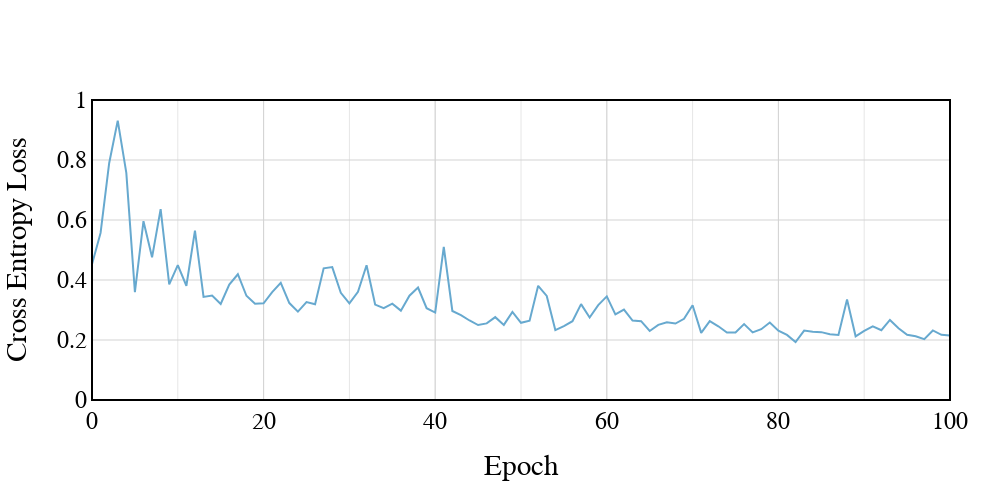

Notebook source saved alongside this figure:
### Code cell
# Change renderer according to your IDE
plot_logs(
    binary_val_loss,
    metric_col="Value",
    renderer="jupyterlab",
    width=1000,
    height=500,
    yaxis=dict(
        title="Cross Entropy Loss",
        title_standoff=25,
        range=[0, 1],
        showgrid=True,
        gridcolor="#D3D3D3"
    )
)

### Figure 1 — Plotly figure (JSON) as saved in the notebook; plotly's stock layout.template omitted (floating-point values rounded to 4 significant figures)
{"data": [{"line": {"color": "#67a9cf"}, "mode": "lines", "type": "scatter", "x": [0, 1, 2, 3, 4, 5, 6, 7, 8, 9, 10, 11, 12, 13, 14, 15, 16, 17, 18, 19, 20, 21, 22, 23, 24, 25, 26, 27, 28, 29, 30, 31, 32, 33, 34, 35, 36, 37, 38, 39, 40, 41, 42, 43, 44, 45, 46, 47, 48, 49, 50, 51, 52, 53, 54, 55, 56, 57, 58, 59, 60, 61, 62, 63, 64, 65, 66, 67, 68, 69, 70, 71, 72, 73, 74, 75, 76, 77, 78, 79, 80, 81, 82, 83, 84, 85, 86, 87, 88, 89, 90, 91, 92, 93, 94, 95, 96, 97, 98, 99, 100], "y": [0.4524, 0.557, 0.7894, 0.9312, 0.757, 0.3595, 0.596, 0.4755, 0.636, 0.3855, 0.4493, 0.3809, 0.5647, 0.3437, 0.3483, 0.3201, 0.3848, 0.4192, 0.3475, 0.3211, 0.3225, 0.3594, 0.3908, 0.3231, 0.2945, 0.3262, 0.3189, 0.4391, 0.443, 0.3571, 0.322, 0.3607, 0.4491, 0.3181, 0.3059, 0.3212, 0.2979, 0.3477, 0.3748, 0.3061, 0.2916, 0.5107, 0.2968, 0.2832, 0.2651, 0.25, 0.2554, 0.2762, 0.2503, 0.2938, 0.2574, 0.2645, 0.3807, 0.3469, 0.233, 0.2463, 0.2627, 0.3195, 0.2749, 0.3161, 0.3453, 0.2853, 0.3014, 0.265, 0.2628, 0.2301, 0.2505, 0.2594, 0.2549, 0.2708, 0.3157, 0.2236, 0.2627, 0.2456, 0.2249, 0.2253, 0.2531, 0.2254, 0.2359, 0.2584, 0.2313, 0.2171, 0.1933, 0.2314, 0.2278, 0.2262, 0.2195, 0.217, 0.3349, 0.2123, 0.2306, 0.2458, 0.2327, 0.2668, 0.2393, 0.2176, 0.2123, 0.2029, 0.2318, 0.2172, 0.2147]}], "layout": {"autosize": false, "font": {"color": "black", "family": "Arial, sans-serif", "size": 24}, "height": 500, "margin": {"b": 100, "l": 50, "pad": 4, "r": 50, "t": 100}, "plot_bgcolor": "white", "shapes": [{"line": {"color": "black", "width": 2}, "type": "rect", "x0": 0, "x1": 1, "xref": "paper", "y0": 0, "y1": 1, "yref": "paper"}], "showlegend": false, "width": 1000, "xaxis": {"autorange": true, "gridcolor": "#D3D3D3", "minor": {"dtick": 10, "gridcolor": "#E6E6E6", "gridwidth": 1, "tick0": 0, "tickmode": "linear"}, "range": [0, 100], "showgrid": true, "tickmode": "array", "tickvals": [0, 20, 40, 60, 80, 100], "title": {"standoff": 25, "text": "Epoch"}, "type": "linear"}, "yaxis": {"gridcolor": "#D3D3D3", "range": [0, 1], "showgrid": true, "title": {"standoff": 25, "text": "Cross Entropy Loss"}, "type": "linear"}}}
